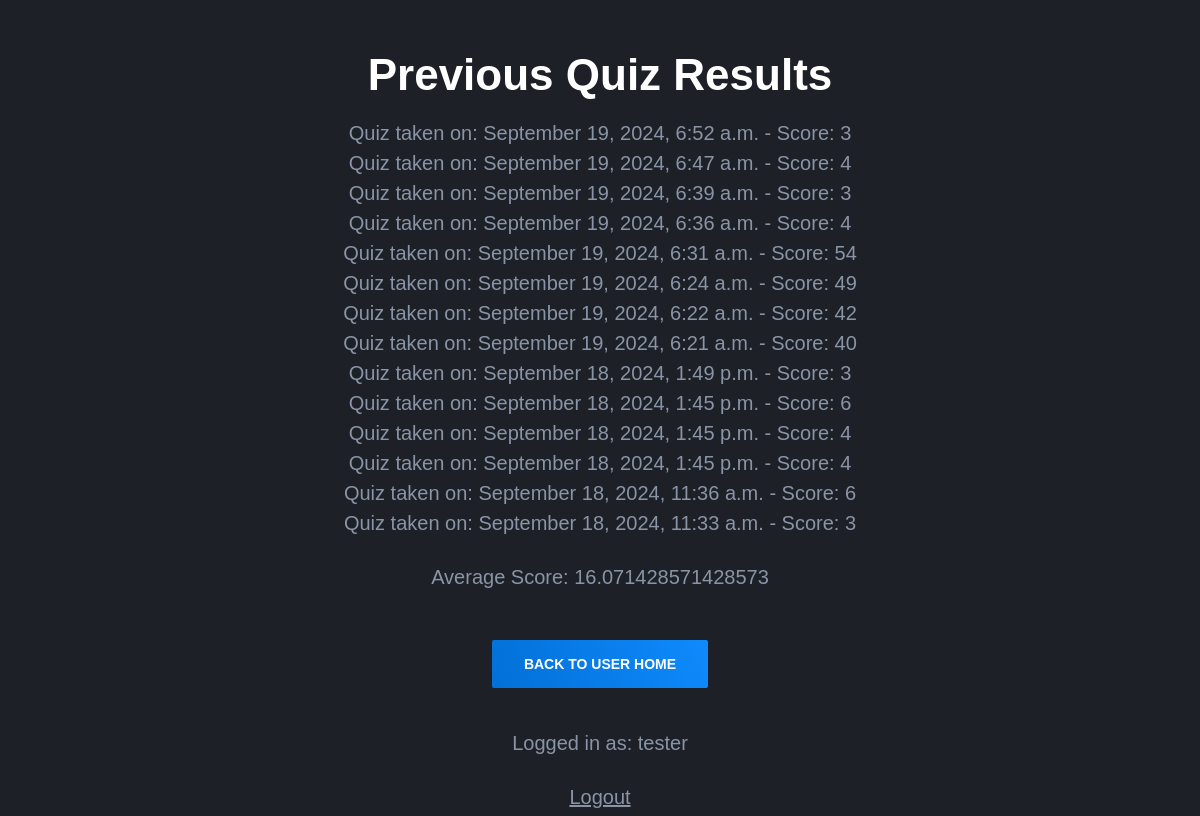
The app's page /quiz/previous-results/ (signed in) with its own data.
### quiz/models.py (models this page shows)
class UserResult(models.Model):
    user = models.ForeignKey(User, on_delete=models.CASCADE)
    score = models.IntegerField()
    completed_at = models.DateTimeField(auto_now_add=True)

### quiz/views.py (the view)
# urls.py: path('previous-results/', views.previous_results_view, name='previous_results'),
@login_required
def previous_results_view(request):
    results = UserResult.objects.filter(user=request.user).order_by('-completed_at')  # Fetch and sort results by date
    average_score = results.aggregate(models.Avg('score'))['score__avg']  # Calculate average score
    return render(request, 'quiz/previous_results.html', {
        'results': results,
        'average_score': average_score
    })

### quiz/templates/quiz/previous_results.html (shortened to what this page needs)
{% load static %}
<!DOCTYPE html>
<html lang="en">
<head>
    <link rel="stylesheet" href="{% static 'homepage/css/style.css' %}">
</head>
<body class="body-wrap">
    <div class="container text-center">
        <h1>Previous Quiz Results</h1>
        <div class="results-container">
            {% if results %}
                <ul class="list-reset">
                    {% for result in results %}
                        <li>
                            Quiz taken on: {{ result.completed_at|date:"F j, Y, g:i a" }} - Score: {{ result.score }}
                        </li>
                    {% endfor %}
                </ul>
                <p>Average Score: {{ average_score|default:"No results yet" }}</p>
            {% else %}
                <p>No previous results found.</p>
            {% endif %}
        </div>
        <a href="{% url 'quiz:user_home' %}" class="button button-primary mt-24">Back to User Home</a>
        <footer class="mt-40">
            <div class="user-info">
                <p>Logged in as: {{ user.username }}</p>
                <a href="{% url 'quiz:logout' %}" class="button-sm">Logout</a>
            </div>
        </footer>
    </div>
</body>
</html>

### static/homepage/css/style.css (style rules this page uses)
html { line-height: 1.15; -ms-text-size-adjust: 100%; -webkit-text-size-adjust: 100%; }
body { margin: 0; }
article, aside, footer, header, nav, section { display: block; }
h1 { font-size: 2em; margin: 0.67em 0; }
a { background-color: transparent; -webkit-text-decoration-skip: objects; }
html { box-sizing: border-box; }
*, *:before, *:after { box-sizing: inherit; }
body { background: #1d2026; -moz-osx-font-smoothing: grayscale; -webkit-font-smoothing: antialiased; }
ul, ol { margin-top: 0; margin-bottom: 24px; padding-left: 24px; }
ul { list-style: disc; }
html { font-size: 20px; line-height: 30px; }
body { color: #8a94a7; font-size: 1rem; }
body, button, input, select, textarea { font-family: "IBM Plex Sans", sans-serif; }
a { color: #8a94a7; text-decoration: underline; }
h1, h2, h3, h4, h5, h6, .h1, .h2, .h3, .h4, .h5, .h6 { clear: both; color: #fff; font-weight: 600; }
h1, .h1 { font-size: 38px; line-height: 48px; letter-spacing: 0px; }
@media (min-width: 641px) { h1, .h1 { font-size: 44px; line-height: 54px; letter-spacing: 0px; } }
h1, h2, .h1, .h2 { margin-top: 48px; margin-bottom: 16px; }
p { margin-top: 0; margin-bottom: 24px; }
.container, .container-sm { width: 100%; margin: 0 auto; padding-left: 16px; padding-right: 16px; }
@media (min-width: 481px) { .container, .container-sm { padding-left: 24px; padding-right: 24px; } }
.container { max-width: 1128px; }
.list-reset { list-style: none; padding: 0; }
.text-center { text-align: center; }
.mt-24 { margin-top: 24px; }
.mt-40 { margin-top: 40px; }
.button { display: inline-flex; font-size: 14px; letter-spacing: 0px; font-weight: 600; line-height: 16px; text-decoration: none !important; text-transform: uppercase; background-color: #242830; color: #fff !important; border: none; border-radius: 2px; cursor: pointer; justify-content: center; padding: 16px 32px; height: 48px; text-align: center; white-space: nowrap; }
.button::before { border-radius: 2px; }
.button-sm { padding: 8px 24px; height: 32px; }
.button-primary { background: #097dea; background: linear-gradient(65deg, #0270d7 0, #0f8afd 100%); }
.body-wrap { background: #1d2026; overflow: hidden; display: flex; flex-direction: column; min-height: 100vh; }

### records on screen
UserResult: completed_at "September 19, 2024, 6:52 a.m.", score "3"
UserResult: completed_at "September 19, 2024, 6:47 a.m.", score "4"
UserResult: completed_at "September 19, 2024, 6:39 a.m.", score "3"
UserResult: completed_at "September 19, 2024, 6:36 a.m.", score "4"
UserResult: completed_at "September 19, 2024, 6:31 a.m.", score "54"
UserResult: completed_at "September 19, 2024, 6:24 a.m.", score "49"
UserResult: completed_at "September 19, 2024, 6:22 a.m.", score "42"
UserResult: completed_at "September 19, 2024, 6:21 a.m.", score "40"
UserResult: completed_at "September 18, 2024, 1:49 p.m.", score "3"
UserResult: completed_at "September 18, 2024, 1:45 p.m.", score "6"
UserResult: completed_at "September 18, 2024, 1:45 p.m.", score "4"
UserResult: completed_at "September 18, 2024, 1:45 p.m.", score "4"
UserResult: completed_at "September 18, 2024, 11:36 a.m.", score "6"
UserResult: completed_at "September 18, 2024, 11:33 a.m.", score "3"

### other values on screen
{{ average_score|default:"No results yet" }} "16.071428571428573"
{{ user.username }} "tester"
